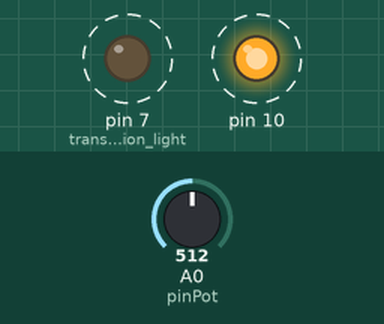
The sketch below on a simulated Arduino Uno, built with avr-gcc and run on an emulated ATmega328P. Parts: output pins drawn as LEDs (lit = HIGH). Dashed ring = blinking. The inputs (shaded band) are chosen by the test bench; at power-on: A0 (pinPot) = 512. What the sketch prints to the serial monitor is not drawn.

Above: at 0.5 s.
Timing chart, 0 to 3.0 s (numbered marks = the images above):
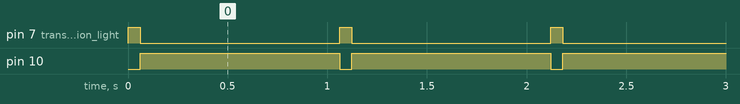

The sketch:

_Arduinomgmaster_transfer_pot_value.ino.ino
```cpp
#include <SPI.h>

int pinPot = A0;
int transmission_light = 7;
int val;
void setup() {
  pinMode(pinPot, INPUT);

  pinMode(transmission_light, OUTPUT);
  Serial.begin(115200); //set baud rate to 115200 for usart
  digitalWrite(SS, HIGH); // disable Slave Select
  SPI.begin();
  SPI.setClockDivider(SPI_CLOCK_DIV8);//divide the clock by 8
  Serial.println("Master node controlled by the potentiometer");
}

void loop() {

  char *c;
  c = (char*)&val;
  val = analogRead(pinPot);
  Serial.print("Transmission: ");
  Serial.println(val);
  digitalWrite(transmission_light, HIGH);
  digitalWrite(SS, LOW); // enable Slave Select
  SPI.transfer (*c);
  delay(60);
  digitalWrite(transmission_light, LOW);
  SPI.transfer (*(c+1));
  digitalWrite(SS, HIGH); // disable Slave Select
  delay(1000); //delay between each transmission.

}
```

Measured:
- by itself, pin 7 (transmission_light): alternates HIGH for 0.06 s and LOW for 1.0 s
- by itself, pin 10: alternates HIGH for 1.0 s and LOW for 0.06 s
